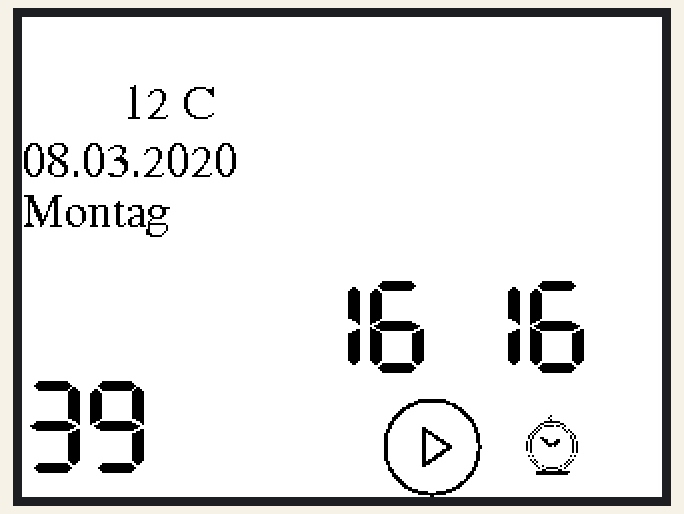
Simulated run of this sketch. Board: Arduino Uno, built with avr-gcc and run on an emulated ATmega328P. On the bench: 320×240 colour display. What the sketch prints to the serial monitor is not drawn.

Above: at 0.3 s.
At 5.1 s:
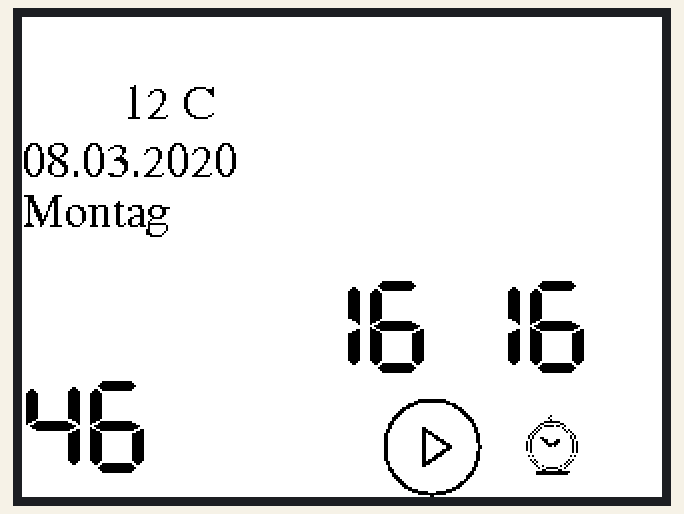
At 9.9 s:
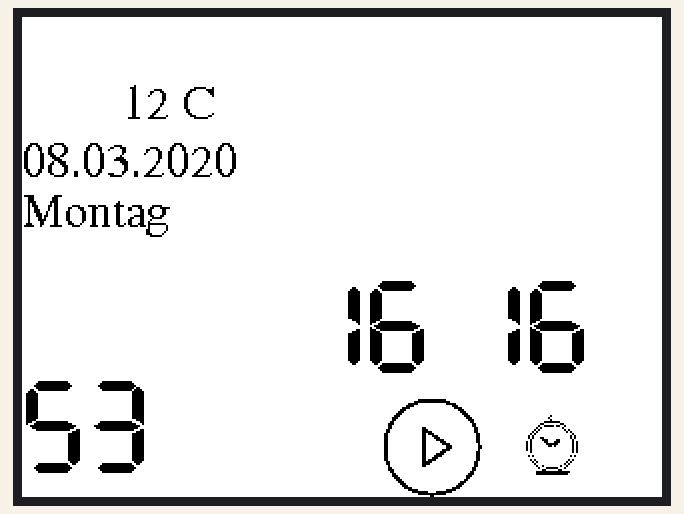
At 19.4 s:
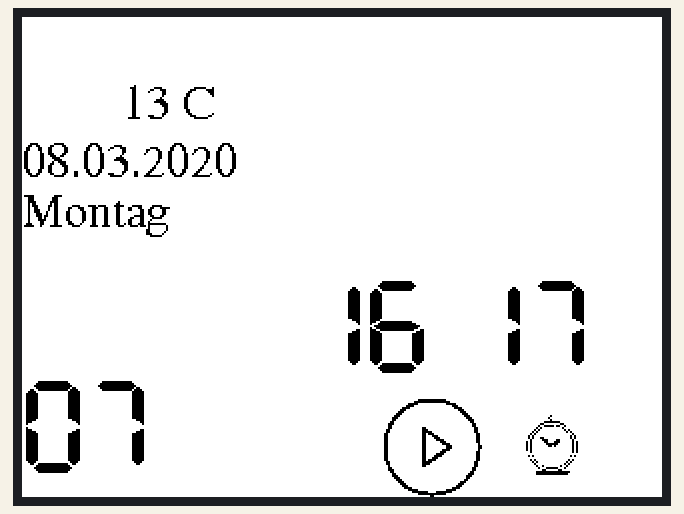
At 29.0 s:
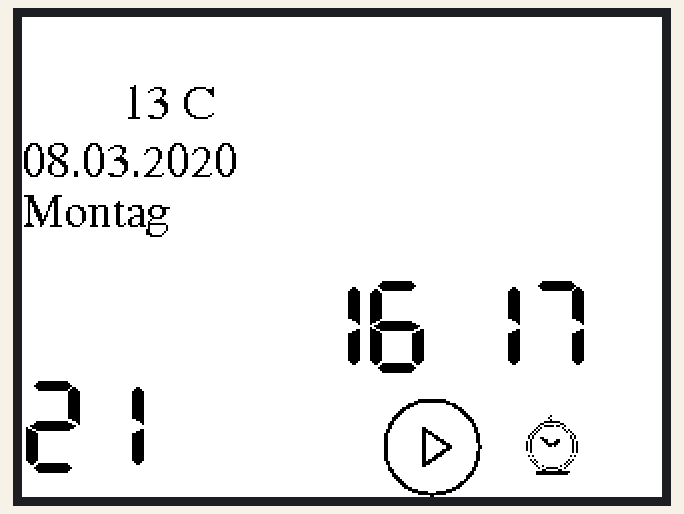
At 39.2 s:
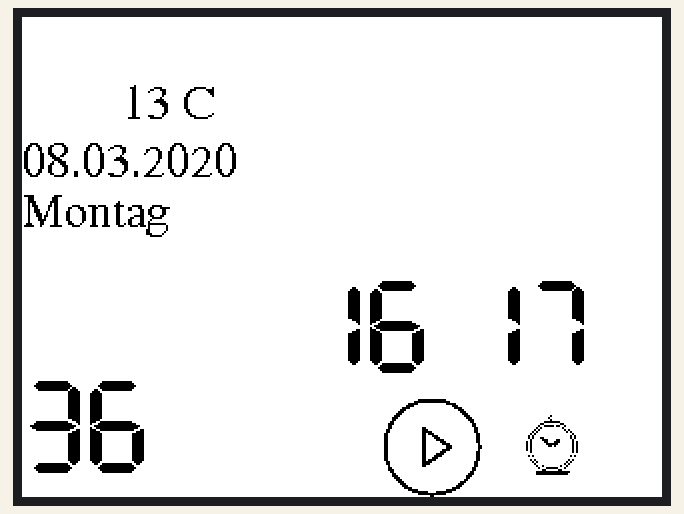

The sketch:

CarlMP3AlarmClockV0.1.ino
```cpp
#include <Adafruit_GFX.h>    // Core graphics library
#include <MCUFRIEND_kbv.h>   // Hardware-specific library
MCUFRIEND_kbv tft;

/*
 *  Tutorial für tft
 *  https://learn.adafruit.com/adafruit-gfx-graphics-library/graphics-primitives
 */

#include <Fonts/FreeSans9pt7b.h>
#include <Fonts/FreeSans12pt7b.h>
#include <Fonts/FreeSerif12pt7b.h>
#include <FreeDefaultFonts.h>

#define BLACK   0x0000
#define RED     0xF800
#define GREEN   0x07E0
#define WHITE   0xFFFF
#define GREY    0x8410

// 'play', 50x50
// created with : http://javl.github.io/image2cpp/
// dont forget to invert image colors
//
const uint8_t PlayButton[] PROGMEM = {
// 'play', 50x50px
0x00, 0x00, 0x00, 0x00, 0x00, 0x00, 0x00, 0x00, 0x00, 0x3f, 0xff, 0x00, 0x00, 0x00, 0x00, 0x00,
0xff, 0xff, 0xc0, 0x00, 0x00, 0x00, 0x07, 0xc0, 0x00, 0xf8, 0x00, 0x00, 0x00, 0x0f, 0x00, 0x00,
0x1c, 0x00, 0x00, 0x00, 0x3c, 0x00, 0x00, 0x0f, 0x00, 0x00, 0x00, 0x70, 0x00, 0x00, 0x03, 0x80,
0x00, 0x00, 0xe0, 0x00, 0x00, 0x01, 0xc0, 0x00, 0x01, 0xc0, 0x00, 0x00, 0x00, 0xe0, 0x00, 0x03,
0x80, 0x00, 0x00, 0x00, 0x70, 0x00, 0x07, 0x00, 0x00, 0x00, 0x00, 0x38, 0x00, 0x06, 0x00, 0x00,
0x00, 0x00, 0x1c, 0x00, 0x0c, 0x00, 0x00, 0x00, 0x00, 0x0c, 0x00, 0x1c, 0x00, 0x00, 0x00, 0x00,
0x06, 0x00, 0x18, 0x00, 0x00, 0x00, 0x00, 0x06, 0x00, 0x18, 0x00, 0x0c, 0x00, 0x00, 0x03, 0x00,
0x30, 0x00, 0x0e, 0x00, 0x00, 0x03, 0x00, 0x30, 0x00, 0x0f, 0x80, 0x00, 0x03, 0x00, 0x60, 0x00,
0x0d, 0xc0, 0x00, 0x01, 0x80, 0x60, 0x00, 0x0c, 0x70, 0x00, 0x01, 0x80, 0x60, 0x00, 0x0c, 0x38,
0x00, 0x01, 0x80, 0x60, 0x00, 0x0c, 0x1e, 0x00, 0x01, 0x80, 0x60, 0x00, 0x0c, 0x07, 0x00, 0x01,
0x80, 0x60, 0x00, 0x0c, 0x03, 0xc0, 0x00, 0x80, 0x60, 0x00, 0x0c, 0x00, 0xe0, 0x00, 0xc0, 0x60,
0x00, 0x0c, 0x00, 0xe0, 0x00, 0xc0, 0x60, 0x00, 0x0c, 0x03, 0xc0, 0x00, 0x80, 0x60, 0x00, 0x0c,
0x07, 0x00, 0x01, 0x80, 0x60, 0x00, 0x0c, 0x1e, 0x00, 0x01, 0x80, 0x60, 0x00, 0x0c, 0x3c, 0x00,
0x01, 0x80, 0x60, 0x00, 0x0c, 0x70, 0x00, 0x01, 0x80, 0x60, 0x00, 0x0d, 0xe0, 0x00, 0x01, 0x80,
0x30, 0x00, 0x0f, 0x80, 0x00, 0x03, 0x00, 0x30, 0x00, 0x0f, 0x00, 0x00, 0x03, 0x00, 0x10, 0x00,
0x0c, 0x00, 0x00, 0x03, 0x00, 0x18, 0x00, 0x00, 0x00, 0x00, 0x06, 0x00, 0x1c, 0x00, 0x00, 0x00,
0x00, 0x06, 0x00, 0x0c, 0x00, 0x00, 0x00, 0x00, 0x0c, 0x00, 0x06, 0x00, 0x00, 0x00, 0x00, 0x1c,
0x00, 0x07, 0x00, 0x00, 0x00, 0x00, 0x38, 0x00, 0x03, 0x80, 0x00, 0x00, 0x00, 0x30, 0x00, 0x01,
0xc0, 0x00, 0x00, 0x00, 0x60, 0x00, 0x00, 0xe0, 0x00, 0x00, 0x01, 0xc0, 0x00, 0x00, 0x70, 0x00,
0x00, 0x03, 0x80, 0x00, 0x00, 0x38, 0x00, 0x00, 0x07, 0x00, 0x00, 0x00, 0x1e, 0x00, 0x00, 0x1e,
0x00, 0x00, 0x00, 0x07, 0xc0, 0x00, 0xf8, 0x00, 0x00, 0x00, 0x01, 0xfe, 0x1f, 0xe0, 0x00, 0x00,
0x00, 0x00, 0x3f, 0xff, 0x00, 0x00, 0x00, 0x00, 0x00, 0x00, 0xc0, 0x00, 0x00, 0x00
};

// 'play', 50x50
// created with : http://javl.github.io/image2cpp/
// dont forget to invert image colors
//
const uint8_t AlarmButton[] PROGMEM = {
// 'alarm', 50x50px
0x00, 0x00, 0x00, 0x00, 0x00, 0x00, 0x00, 0x00, 0x00, 0x00, 0x00, 0x00, 0x00, 0x00, 0x00, 0x00,
0x00, 0x00, 0x00, 0x00, 0x00, 0x00, 0x00, 0x00, 0x00, 0x00, 0x00, 0x00, 0x00, 0x00, 0x00, 0x00,
0x00, 0x00, 0x00, 0x00, 0x00, 0x00, 0x00, 0x00, 0x00, 0x00, 0x00, 0x00, 0x00, 0x00, 0x00, 0x00,
0x00, 0x00, 0x00, 0x00, 0x00, 0x00, 0x00, 0x00, 0x00, 0x00, 0x00, 0x00, 0x00, 0x00, 0x00, 0x00,
0x00, 0x00, 0x80, 0x00, 0x00, 0x00, 0x00, 0x00, 0x01, 0x00, 0x00, 0x00, 0x00, 0x00, 0x00, 0x00,
0x80, 0x00, 0x00, 0x00, 0x00, 0x00, 0x07, 0xf8, 0x00, 0x00, 0x00, 0x00, 0x00, 0x18, 0x06, 0x00,
0x00, 0x00, 0x00, 0x00, 0x27, 0xd9, 0x00, 0x00, 0x00, 0x00, 0x00, 0x50, 0x02, 0x00, 0x00, 0x00,
0x00, 0x00, 0xa0, 0x01, 0x40, 0x00, 0x00, 0x00, 0x01, 0x40, 0x00, 0xa0, 0x00, 0x00, 0x00, 0x02,
0x80, 0x00, 0x10, 0x00, 0x00, 0x00, 0x05, 0x00, 0x00, 0x28, 0x00, 0x00, 0x00, 0x05, 0x18, 0x00,
0x28, 0x00, 0x00, 0x00, 0x02, 0x0e, 0x18, 0x10, 0x00, 0x00, 0x00, 0x0a, 0x06, 0x38, 0x14, 0x00,
0x00, 0x00, 0x0a, 0x03, 0xf0, 0x14, 0x00, 0x00, 0x00, 0x0a, 0x01, 0xa0, 0x14, 0x00, 0x00, 0x00,
0x0a, 0x00, 0x00, 0x14, 0x00, 0x00, 0x00, 0x0a, 0x00, 0x00, 0x14, 0x00, 0x00, 0x00, 0x02, 0x00,
0x00, 0x14, 0x00, 0x00, 0x00, 0x00, 0x00, 0x00, 0x00, 0x00, 0x00, 0x00, 0x05, 0x00, 0x00, 0x28,
0x00, 0x00, 0x00, 0x00, 0x00, 0x00, 0x00, 0x00, 0x00, 0x00, 0x02, 0x80, 0x00, 0x50, 0x00, 0x00,
0x00, 0x01, 0x40, 0x00, 0xa0, 0x00, 0x00, 0x00, 0x00, 0x80, 0x01, 0x40, 0x00, 0x00, 0x00, 0x00,
0x48, 0x04, 0x80, 0x00, 0x00, 0x00, 0x00, 0x23, 0xf1, 0x00, 0x00, 0x00, 0x00, 0x00, 0x0c, 0x0c,
0x00, 0x00, 0x00, 0x00, 0x00, 0x7f, 0xff, 0xc0, 0x00, 0x00, 0x00, 0x00, 0x7f, 0xff, 0x80, 0x00,
0x00, 0x00, 0x00, 0x00, 0x00, 0x00, 0x00, 0x00, 0x00, 0x00, 0x00, 0x00, 0x00, 0x00, 0x00, 0x00,
0x00, 0x00, 0x00, 0x00, 0x00, 0x00, 0x00, 0x00, 0x00, 0x00, 0x00, 0x00, 0x00, 0x00, 0x00, 0x00,
0x00, 0x00, 0x00, 0x00, 0x00, 0x00, 0x00, 0x00, 0x00, 0x00, 0x00, 0x00, 0x00, 0x00, 0x00, 0x00,
0x00, 0x00, 0x00, 0x00, 0x00, 0x00, 0x00, 0x00, 0x00, 0x00, 0x00, 0x00, 0x00, 0x00, 0x00, 0x00,
0x00, 0x00, 0x00, 0x00, 0x00, 0x00, 0x00, 0x00, 0x00, 0x00, 0x00, 0x00, 0x00, 0x00
};


//RTC
    int h = 16;
    int m = 16;
    int s = 38;
    int t = 12; // Temp

    String H="", M="", S="", T = "", D="08.03.2020";
    boolean h_skip, m_skip, d_skip;

void setup(void)
{
    Serial.begin(9600);

    uint16_t ID = tft.readID();
    Serial.println("starting Carl's MP3 Alarm Clock");
    Serial.print("found TFT.ID = 0x");
    Serial.println(ID, HEX);

    if (ID == 0xD3D3) ID = 0x9481; //force ID if write-only display
    tft.begin(ID);
    tft.setRotation(3);
    Serial.println( "TFT.setRotation: 3");


    Serial.println( "TFT.setFont: FreeSevenSegNumFont" );
    tft.setFont(&FreeSevenSegNumFont);
    tft.setTextColor(BLACK);
    tft.fillScreen(WHITE); // löscht den Screen komplett

    buildTimeStrings();
    showmsgXY(140, 180, 1, H );
    showmsgXY(220, 180, 1, M );
    showmsgXY(300, 180, 1, S );
    showTemperature();
    showDate();

    tft.setFont(&FreeSans9pt7b);
    showmsgXY( 8, 300, 1, "MP3 Alarm Clock V0.1 (c) Carl Dietzel 2020" );

    tft.drawBitmap( 180,190, PlayButton, 50,50, BLACK);
    tft.drawBitmap( 240,190, AlarmButton, 50,50, BLACK);


}


void loop(void)
{

    s++; // next sec
    t = 13; // todo vom RTC holen

    if( s == 60 ) { s = 0; m++; m_skip=true; } else m_skip = false;
    if( m == 60 ) { m=0; h++; h_skip=true; } else h_skip = false;
    if( h == 24 ) { h=0; m=0; s=0; d_skip = true;}

    if( m_skip ) showTemperature();
    if( d_skip ) showDate();

    showTime();
    delay(675);
}

void showDate() {
    tft.setFont(&FreeSerif12pt7b);
    deleteMsg( 350,50,1, D );
    deleteMsg( 350,75,1, "Montag" );

    D = D;  // muss von RTC geholt werden
    showmsgXY( 350,50, 1, D );
    showmsgXY( 350,75,1, "Montag" );
}

void showTemperature() {
    tft.setFont(&FreeSerif12pt7b);
    deleteMsg( 50,50,1, T );
    T = String(t);
    showmsgXY( 50,50, 1, T + " °C" );
}
void showTime() {
    Serial.println( "TFT.setFont: FreeSevenSegNumFont" );
    tft.setFont(&FreeSevenSegNumFont);

    // clean screen from old message
    deleteMsg( 300, 180, 1, S );
    if( m_skip ) deleteMsg( 220, 180, 1, M );
    if( h_skip ) deleteMsg( 140, 180, 1, H );

    buildTimeStrings();
    showmsgXY(300, 180, 1, S );
    if( m_skip) showmsgXY(220, 180, 1, M );
    if( h_skip) showmsgXY(140, 180, 1, H );

}

void showmsgXY(int x, int y, int sz, String msg)
{
    tft.setCursor(x, y);
    tft.setTextSize(sz);
    tft.println(msg);
}

void deleteMsg( int x, int y, int sz, String msg ) {
    int16_t x1, y1;
    uint16_t w, h;
    // this calculates the rectangle used by this String
    tft.getTextBounds(msg, x, y, &x1, &y1, &w, &h);
    tft.fillRect(x1, y1, w, h, WHITE );
}


void buildTimeStrings() {
    // build String for SEC

    if( s < 10 ) S = "0"; else S = "";
    S += String( s );

    // build String for MIN
    if( m < 10 ) M = "0"; else M ="";
    M += String(m);

    // build String for hour, display only when changed or 1stTime
    if( h < 10 ) H = "0"; else H = "";
    H+= String(h);
}
```

Measured:
- what the display in image 1 shows lasts 0.7 s, from 5.0 s to 5.7 s
